Frame 1 (no input): blank canvas, image omitted
Frame 60 (the mouse pressed at the canvas centre just before this capture): blank canvas, image omitted
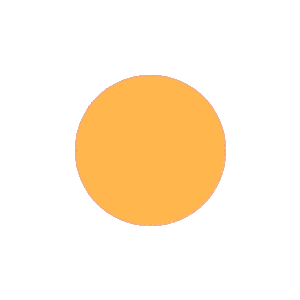
Frame 120 (the mouse held since frame 60 and released just before this capture)

The Processing sketch whose frames 1 and 60 were blank and that drew this single picture after the mouse press (run headless with seeded random() and noise(); from frame 60 on, the mouse is pressed at the canvas centre):

// Processing sketch: processing_35652
// ── processing_35652.pde

void setup(){
  background(255);
  size(300,300);
  
}


//resets the background color to white 
void mousePressed(){
 
  background(255);

}


void draw(){
  
  stroke(240,175,126,50);
 
  fill(width,mouseY,25,5);
  
  /*keeps ellipse in the center of the window despite size
  and allows the ellipse to always be up to the size of the window.*/
  ellipseMode(CENTER);
  ellipse(width/2,height/2,mouseX,mouseY);
  
}
